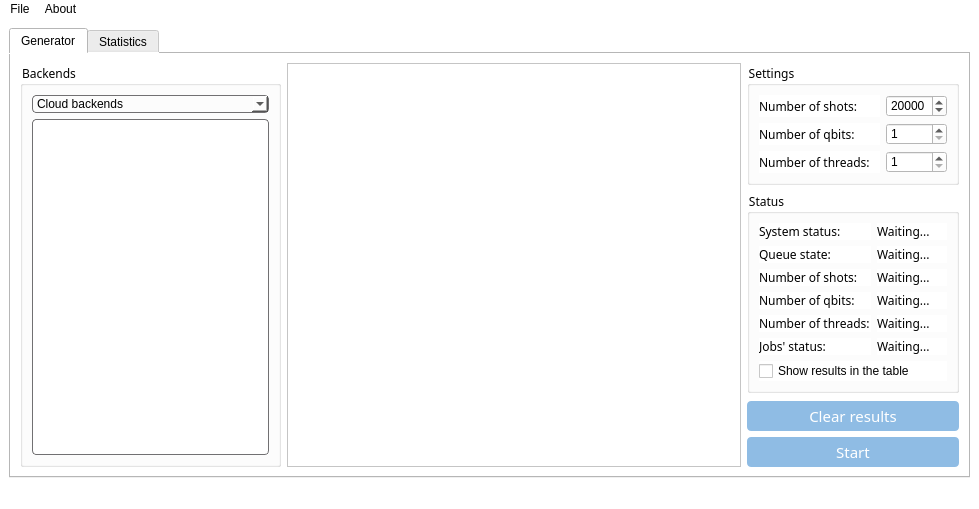
<?xml version="1.0" encoding="UTF-8"?>
<ui version="4.0">
 <class>MainWindow</class>
 <widget class="QMainWindow" name="MainWindow">
  <property name="geometry">
   <rect>
    <x>0</x>
    <y>0</y>
    <width>979</width>
    <height>503</height>
   </rect>
  </property>
  <property name="minimumSize">
   <size>
    <width>0</width>
    <height>0</height>
   </size>
  </property>
  <property name="windowTitle">
   <string>IBMqRNG</string>
  </property>
  <property name="windowIcon">
   <iconset resource="Icon.qrc">
    <normaloff>:/images/icon.png</normaloff>:/images/icon.png</iconset>
  </property>
  <property name="styleSheet">
   <string notr="true">*{
	background:rgb(255,255,255);
}
QGroupBox
{
	font-family:Century Gothic, sans-serif;
}
QLabel
{
	font-family:Century Gothic, sans-serif;
	font-size:12px;
}
QComboBox
{
	background:rgb(252,252,252);
	border-radius:4px;
	border: 1px solid #717072;
}
QMenu::item:selected
{
	background-color:rgb(204,232,255);
	color:rgb(0,0,0);
}
QListWidget
{
	font-size:12px;
	font-family:Century Gothic, sans-serif;
	border: 1px solid #717072;
	border-radius: 4px;
}
QListWidget::item
{
	border-bottom: 1px solid black;
	padding-top: 5%;
    padding-bottom: 5%;
}
QListWidget::item:selected
{
	background-color:rgb(0,133,252);
	color:rgb(255,255,255);
}
QMenu::item:selected
{
	background-color:rgb(204,232,255);
	color:rgb(0,0,0);
}
#startPushButton
{
	background:rgb(0,133,252);
	border-radius:4px;
	font-size:15px;
	font-family:Century Gothic, sans-serif;
	color:rgb(255,255,255);
}
#startPushButton:pressed
{
	background:rgb(0,122,228);
	border-radius:4px;
	font-size:15px;
	font-family:Century Gothic, sans-serif;
	color:rgb(255,255,255);
}
#startPushButton:disabled
{
	background:rgb(143,188,228);
	border-radius:4px;
	font-size:15px;
	font-family:Century Gothic, sans-serif;
	color:rgb(255,255,255);
}
#distribPushButton
{
	background:rgb(0,133,252);
	border-radius:4px;
	font-size:15px;
	font-family:Century Gothic, sans-serif;
	color:rgb(255,255,255);
}
#distribPushButton:pressed
{
	background:rgb(0,122,228);
	border-radius:4px;
	font-size:15px;
	font-family:Century Gothic, sans-serif;
	color:rgb(255,255,255);
}
#distribPushButton:disabled
{
	background:rgb(143,188,228);
	border-radius:4px;
	font-size:15px;
	font-family:Century Gothic, sans-serif;
	color:rgb(255,255,255);
}
#bitmapPushButton
{
	background:rgb(0,133,252);
	border-radius:4px;
	font-size:15px;
	font-family:Century Gothic, sans-serif;
	color:rgb(255,255,255);
}
#bitmapPushButton:pressed
{
	background:rgb(0,122,228);
	border-radius:4px;
	font-size:15px;
	font-family:Century Gothic, sans-serif;
	color:rgb(255,255,255);
}
#bitmapPushButton:disabled
{
	background:rgb(143,188,228);
	border-radius:4px;
	font-size:15px;
	font-family:Century Gothic, sans-serif;
	color:rgb(255,255,255);
}
#clearPushButton
{
	background:rgb(0,133,252);
	border-radius:4px;
	font-size:15px;
	font-family:Century Gothic, sans-serif;
	color:rgb(255,255,255);
}
#clearPushButton:pressed
{
	background:rgb(0,122,228);
	border-radius:4px;
	font-size:15px;
	font-family:Century Gothic, sans-serif;
	color:rgb(255,255,255);
}
#clearPushButton:disabled
{
	background:rgb(143,188,228);
	border-radius:4px;
	font-size:15px;
	font-family:Century Gothic, sans-serif;
	color:rgb(255,255,255);
}
#canvasWidget
{
     border-style: solid;
     border-width: 1px;
     border-color: #DCDCDC;
 }
#externalDistribPushButton
{
	background:rgb(0,133,252);
	border-radius:4px;
	font-size:15px;
	font-family:Century Gothic, sans-serif;
	color:rgb(255,255,255);
}
#externalDistribPushButton:pressed
{
	background:rgb(0,122,228);
	border-radius:4px;
	font-size:15px;
	font-family:Century Gothic, sans-serif;
	color:rgb(255,255,255);
}
#externalDistribPushButton:disabled
{
	background:rgb(143,188,228);
	border-radius:4px;
	font-size:15px;
	font-family:Century Gothic, sans-serif;
	color:rgb(255,255,255);
}
#plotWidget
{
     border-style: solid;
     border-width: 1px;
     border-color: #DCDCDC;
 }
#frequencyPushButton
{
	background:rgb(0,133,252);
	border-radius:4px;
	font-size:15px;
	font-family:Century Gothic, sans-serif;
	color:rgb(255,255,255);
}
#frequencyPushButton:pressed
{
	background:rgb(0,122,228);
	border-radius:4px;
	font-size:15px;
	font-family:Century Gothic, sans-serif;
	color:rgb(255,255,255);
}
#frequencyPushButton:disabled
{
	background:rgb(143,188,228);
	border-radius:4px;
	font-size:15px;
	font-family:Century Gothic, sans-serif;
	color:rgb(255,255,255);
}</string>
  </property>
  <widget class="QWidget" name="centralwidget">
   <layout class="QGridLayout" name="gridLayout_4">
    <item row="0" column="0">
     <widget class="QTabWidget" name="tabWidget">
      <property name="currentIndex">
       <number>0</number>
      </property>
      <widget class="QWidget" name="Generator">
       <attribute name="title">
        <string>Generator</string>
       </attribute>
       <layout class="QGridLayout" name="gridLayout_5">
        <item row="0" column="0">
         <layout class="QHBoxLayout" name="horizontalLayout_8">
          <item>
           <widget class="QGroupBox" name="groupBox">
            <property name="maximumSize">
             <size>
              <width>261</width>
              <height>16777215</height>
             </size>
            </property>
            <property name="title">
             <string>Backends</string>
            </property>
            <layout class="QGridLayout" name="gridLayout">
             <item row="0" column="0">
              <layout class="QVBoxLayout" name="verticalLayout">
               <item>
                <widget class="QComboBox" name="backendsComboBox">
                 <item>
                  <property name="text">
                   <string>Cloud backends</string>
                  </property>
                 </item>
                 <item>
                  <property name="text">
                   <string>Local backends</string>
                  </property>
                 </item>
                </widget>
               </item>
               <item>
                <widget class="QListWidget" name="backendsListWidget"/>
               </item>
              </layout>
             </item>
            </layout>
           </widget>
          </item>
          <item>
           <widget class="QTableView" name="resultTableView">
            <attribute name="horizontalHeaderDefaultSectionSize">
             <number>50</number>
            </attribute>
            <attribute name="horizontalHeaderStretchLastSection">
             <bool>false</bool>
            </attribute>
           </widget>
          </item>
          <item>
           <layout class="QVBoxLayout" name="verticalLayout_6">
            <item>
             <widget class="QGroupBox" name="groupBox_2">
              <property name="title">
               <string>Settings</string>
              </property>
              <layout class="QGridLayout" name="gridLayout_3">
               <item row="0" column="0">
                <layout class="QVBoxLayout" name="verticalLayout_3">
                 <item>
                  <layout class="QHBoxLayout" name="horizontalLayout_5">
                   <item>
                    <widget class="QLabel" name="shotsLabel">
                     <property name="minimumSize">
                      <size>
                       <width>121</width>
                       <height>0</height>
                      </size>
                     </property>
                     <property name="text">
                      <string>Number of shots:</string>
                     </property>
                    </widget>
                   </item>
                   <item>
                    <widget class="QSpinBox" name="shotsSpinBox">
                     <property name="minimum">
                      <number>1</number>
                     </property>
                     <property name="maximum">
                      <number>99999</number>
                     </property>
                     <property name="value">
                      <number>20000</number>
                     </property>
                    </widget>
                   </item>
                  </layout>
                 </item>
                 <item>
                  <layout class="QHBoxLayout" name="horizontalLayout_6">
                   <item>
                    <widget class="QLabel" name="qbitsLabel">
                     <property name="minimumSize">
                      <size>
                       <width>121</width>
                       <height>0</height>
                      </size>
                     </property>
                     <property name="text">
                      <string>Number of qbits:</string>
                     </property>
                    </widget>
                   </item>
                   <item>
                    <widget class="QSpinBox" name="qbitsSpinBox">
                     <property name="minimum">
                      <number>1</number>
                     </property>
                     <property name="maximum">
                      <number>9999</number>
                     </property>
                    </widget>
                   </item>
                  </layout>
                 </item>
                 <item>
                  <layout class="QHBoxLayout" name="horizontalLayout_7">
                   <item>
                    <widget class="QLabel" name="threadsLabel">
                     <property name="minimumSize">
                      <size>
                       <width>121</width>
                       <height>0</height>
                      </size>
                     </property>
                     <property name="maximumSize">
                      <size>
                       <width>16777215</width>
                       <height>16777215</height>
                      </size>
                     </property>
                     <property name="text">
                      <string>Number of threads:</string>
                     </property>
                    </widget>
                   </item>
                   <item>
                    <widget class="QSpinBox" name="threadsSpinBox">
                     <property name="minimum">
                      <number>1</number>
                     </property>
                     <property name="maximum">
                      <number>999</number>
                     </property>
                    </widget>
                   </item>
                  </layout>
                 </item>
                </layout>
               </item>
              </layout>
             </widget>
            </item>
            <item>
             <layout class="QVBoxLayout" name="verticalLayout_4">
              <item>
               <widget class="QGroupBox" name="groupBox_3">
                <property name="minimumSize">
                 <size>
                  <width>0</width>
                  <height>0</height>
                 </size>
                </property>
                <property name="title">
                 <string>Status</string>
                </property>
                <layout class="QGridLayout" name="gridLayout_2">
                 <item row="0" column="0">
                  <layout class="QVBoxLayout" name="verticalLayout_2">
                   <item>
                    <layout class="QHBoxLayout" name="horizontalLayout">
                     <item>
                      <widget class="QLabel" name="systemLabel">
                       <property name="minimumSize">
                        <size>
                         <width>112</width>
                         <height>0</height>
                        </size>
                       </property>
                       <property name="maximumSize">
                        <size>
                         <width>112</width>
                         <height>16777215</height>
                        </size>
                       </property>
                       <property name="text">
                        <string>System status:</string>
                       </property>
                      </widget>
                     </item>
                     <item>
                      <widget class="QLabel" name="systemLabelValue">
                       <property name="text">
                        <string>Waiting...</string>
                       </property>
                      </widget>
                     </item>
                    </layout>
                   </item>
                   <item>
                    <layout class="QHBoxLayout" name="horizontalLayout_2">
                     <item>
                      <widget class="QLabel" name="queueLabel">
                       <property name="sizePolicy">
                        <sizepolicy hsizetype="Preferred" vsizetype="Preferred">
                         <horstretch>0</horstretch>
                         <verstretch>0</verstretch>
                        </sizepolicy>
                       </property>
                       <property name="minimumSize">
                        <size>
                         <width>112</width>
                         <height>0</height>
                        </size>
                       </property>
                       <property name="maximumSize">
                        <size>
                         <width>112</width>
                         <height>16777215</height>
                        </size>
                       </property>
                       <property name="text">
                        <string>Queue state:</string>
                       </property>
                      </widget>
                     </item>
                     <item>
                      <widget class="QLabel" name="queueLabelValue">
                       <property name="text">
                        <string>Waiting...</string>
                       </property>
                      </widget>
                     </item>
                    </layout>
                   </item>
                   <item>
                    <layout class="QHBoxLayout" name="horizontalLayout_3">
                     <item>
                      <widget class="QLabel" name="shotsLabelStatus">
                       <property name="sizePolicy">
                        <sizepolicy hsizetype="Preferred" vsizetype="Preferred">
                         <horstretch>0</horstretch>
                         <verstretch>0</verstretch>
                        </sizepolicy>
                       </property>
                       <property name="minimumSize">
                        <size>
                         <width>112</width>
                         <height>0</height>
                        </size>
                       </property>
                       <property name="maximumSize">
                        <size>
                         <width>112</width>
                         <height>16777215</height>
                        </size>
                       </property>
                       <property name="text">
                        <string>Number of shots:</string>
                       </property>
                      </widget>
                     </item>
                     <item>
                      <widget class="QLabel" name="shotsLabelStatusValue">
                       <property name="text">
                        <string>Waiting...</string>
                       </property>
                      </widget>
                     </item>
                    </layout>
                   </item>
                   <item>
                    <layout class="QHBoxLayout" name="horizontalLayout_4">
                     <item>
                      <widget class="QLabel" name="qbitsLabelStatus">
                       <property name="minimumSize">
                        <size>
                         <width>112</width>
                         <height>0</height>
                        </size>
                       </property>
                       <property name="maximumSize">
                        <size>
                         <width>112</width>
                         <height>16777215</height>
                        </size>
                       </property>
                       <property name="text">
                        <string>Number of qbits:</string>
                       </property>
                      </widget>
                     </item>
                     <item>
                      <widget class="QLabel" name="qbitsLabelStatusValue">
                       <property name="text">
                        <string>Waiting...</string>
                       </property>
                      </widget>
                     </item>
                    </layout>
                   </item>
                   <item>
                    <layout class="QHBoxLayout" name="horizontalLayout_13">
                     <item>
                      <widget class="QLabel" name="threadsLabelStatus">
                       <property name="minimumSize">
                        <size>
                         <width>112</width>
                         <height>0</height>
                        </size>
                       </property>
                       <property name="maximumSize">
                        <size>
                         <width>112</width>
                         <height>16777215</height>
                        </size>
                       </property>
                       <property name="text">
                        <string>Number of threads:</string>
                       </property>
                      </widget>
                     </item>
                     <item>
                      <widget class="QLabel" name="threadsLabelStatusValue">
                       <property name="text">
                        <string>Waiting...</string>
                       </property>
                      </widget>
                     </item>
                    </layout>
                   </item>
                   <item>
                    <layout class="QHBoxLayout" name="horizontalLayout_14">
                     <item>
                      <widget class="QLabel" name="jobsLabelStatus">
                       <property name="minimumSize">
                        <size>
                         <width>112</width>
                         <height>0</height>
                        </size>
                       </property>
                       <property name="maximumSize">
                        <size>
                         <width>112</width>
                         <height>16777215</height>
                        </size>
                       </property>
                       <property name="text">
                        <string>Jobs' status:</string>
                       </property>
                      </widget>
                     </item>
                     <item>
                      <widget class="QLabel" name="jobsLabelStatusValue">
                       <property name="text">
                        <string>Waiting...</string>
                       </property>
                      </widget>
                     </item>
                    </layout>
                   </item>
                  </layout>
                 </item>
                 <item row="1" column="0">
                  <widget class="QCheckBox" name="resultsCheckBox">
                   <property name="text">
                    <string>Show results in the table</string>
                   </property>
                  </widget>
                 </item>
                </layout>
               </widget>
              </item>
              <item>
               <spacer name="verticalSpacer">
                <property name="orientation">
                 <enum>Qt::Vertical</enum>
                </property>
                <property name="sizeHint" stdset="0">
                 <size>
                  <width>20</width>
                  <height>40</height>
                 </size>
                </property>
               </spacer>
              </item>
              <item>
               <widget class="QPushButton" name="clearPushButton">
                <property name="enabled">
                 <bool>false</bool>
                </property>
                <property name="minimumSize">
                 <size>
                  <width>0</width>
                  <height>30</height>
                 </size>
                </property>
                <property name="text">
                 <string>Clear results</string>
                </property>
               </widget>
              </item>
              <item>
               <widget class="QPushButton" name="startPushButton">
                <property name="enabled">
                 <bool>false</bool>
                </property>
                <property name="minimumSize">
                 <size>
                  <width>0</width>
                  <height>30</height>
                 </size>
                </property>
                <property name="text">
                 <string>Start</string>
                </property>
               </widget>
              </item>
             </layout>
            </item>
           </layout>
          </item>
         </layout>
        </item>
       </layout>
      </widget>
      <widget class="QWidget" name="Statistics">
       <attribute name="title">
        <string>Statistics</string>
       </attribute>
       <layout class="QGridLayout" name="gridLayout_9">
        <item row="0" column="0">
         <layout class="QHBoxLayout" name="horizontalLayout_9">
          <item>
           <widget class="QTableView" name="statTableView">
            <property name="minimumSize">
             <size>
              <width>200</width>
              <height>0</height>
             </size>
            </property>
            <property name="maximumSize">
             <size>
              <width>200</width>
              <height>16777215</height>
             </size>
            </property>
            <attribute name="horizontalHeaderStretchLastSection">
             <bool>true</bool>
            </attribute>
           </widget>
          </item>
          <item>
           <widget class="QTabWidget" name="tabWidget_2">
            <property name="currentIndex">
             <number>0</number>
            </property>
            <widget class="QWidget" name="plotTab">
             <attribute name="title">
              <string>Distribution</string>
             </attribute>
             <layout class="QGridLayout" name="gridLayout_7">
              <item row="0" column="0">
               <widget class="QWidget" name="plotWidget" native="true"/>
              </item>
             </layout>
            </widget>
            <widget class="QWidget" name="canvasTab">
             <attribute name="title">
              <string>Bitmap</string>
             </attribute>
             <layout class="QGridLayout" name="gridLayout_8">
              <item row="0" column="0">
               <widget class="QWidget" name="canvasWidget" native="true"/>
              </item>
             </layout>
            </widget>
           </widget>
          </item>
          <item>
           <widget class="QGroupBox" name="groupBox_4">
            <property name="minimumSize">
             <size>
              <width>227</width>
              <height>0</height>
             </size>
            </property>
            <property name="maximumSize">
             <size>
              <width>227</width>
              <height>16777215</height>
             </size>
            </property>
            <property name="title">
             <string>Options</string>
            </property>
            <layout class="QGridLayout" name="gridLayout_6">
             <item row="0" column="0">
              <layout class="QVBoxLayout" name="verticalLayout_7">
               <item>
                <widget class="QPushButton" name="frequencyPushButton">
                 <property name="enabled">
                  <bool>false</bool>
                 </property>
                 <property name="minimumSize">
                  <size>
                   <width>204</width>
                   <height>30</height>
                  </size>
                 </property>
                 <property name="maximumSize">
                  <size>
                   <width>204</width>
                   <height>30</height>
                  </size>
                 </property>
                 <property name="text">
                  <string>Show frequency test</string>
                 </property>
                </widget>
               </item>
               <item>
                <widget class="Line" name="line">
                 <property name="minimumSize">
                  <size>
                   <width>0</width>
                   <height>10</height>
                  </size>
                 </property>
                 <property name="font">
                  <font>
                   <bold>true</bold>
                  </font>
                 </property>
                 <property name="lineWidth">
                  <number>2</number>
                 </property>
                 <property name="orientation">
                  <enum>Qt::Horizontal</enum>
                 </property>
                </widget>
               </item>
               <item>
                <layout class="QVBoxLayout" name="verticalLayout_5">
                 <item>
                  <widget class="QPushButton" name="distribPushButton">
                   <property name="enabled">
                    <bool>false</bool>
                   </property>
                   <property name="minimumSize">
                    <size>
                     <width>204</width>
                     <height>30</height>
                    </size>
                   </property>
                   <property name="maximumSize">
                    <size>
                     <width>204</width>
                     <height>30</height>
                    </size>
                   </property>
                   <property name="text">
                    <string>Show distribution</string>
                   </property>
                  </widget>
                 </item>
                 <item>
                  <widget class="QPushButton" name="externalDistribPushButton">
                   <property name="enabled">
                    <bool>false</bool>
                   </property>
                   <property name="minimumSize">
                    <size>
                     <width>204</width>
                     <height>30</height>
                    </size>
                   </property>
                   <property name="maximumSize">
                    <size>
                     <width>204</width>
                     <height>30</height>
                    </size>
                   </property>
                   <property name="text">
                    <string>External view</string>
                   </property>
                  </widget>
                 </item>
                </layout>
               </item>
               <item>
                <widget class="Line" name="line_2">
                 <property name="minimumSize">
                  <size>
                   <width>0</width>
                   <height>10</height>
                  </size>
                 </property>
                 <property name="font">
                  <font>
                   <bold>true</bold>
                  </font>
                 </property>
                 <property name="lineWidth">
                  <number>2</number>
                 </property>
                 <property name="orientation">
                  <enum>Qt::Horizontal</enum>
                 </property>
                </widget>
               </item>
               <item>
                <widget class="QPushButton" name="bitmapPushButton">
                 <property name="enabled">
                  <bool>false</bool>
                 </property>
                 <property name="minimumSize">
                  <size>
                   <width>204</width>
                   <height>30</height>
                  </size>
                 </property>
                 <property name="maximumSize">
                  <size>
                   <width>204</width>
                   <height>30</height>
                  </size>
                 </property>
                 <property name="text">
                  <string>Show bitmap</string>
                 </property>
                </widget>
               </item>
              </layout>
             </item>
             <item row="1" column="0">
              <spacer name="verticalSpacer_2">
               <property name="orientation">
                <enum>Qt::Vertical</enum>
               </property>
               <property name="sizeHint" stdset="0">
                <size>
                 <width>20</width>
                 <height>40</height>
                </size>
               </property>
              </spacer>
             </item>
            </layout>
           </widget>
          </item>
         </layout>
        </item>
       </layout>
      </widget>
     </widget>
    </item>
   </layout>
  </widget>
  <widget class="QMenuBar" name="menubar">
   <property name="geometry">
    <rect>
     <x>0</x>
     <y>0</y>
     <width>979</width>
     <height>22</height>
    </rect>
   </property>
   <widget class="QMenu" name="menuFile">
    <property name="title">
     <string>File</string>
    </property>
    <addaction name="actionSave_result"/>
    <addaction name="separator"/>
    <addaction name="actionExit"/>
   </widget>
   <widget class="CustomMenu" name="menuAbout">
    <property name="title">
     <string>About</string>
    </property>
   </widget>
   <addaction name="menuFile"/>
   <addaction name="menuAbout"/>
  </widget>
  <widget class="QStatusBar" name="statusbar"/>
  <action name="actionExit">
   <property name="text">
    <string>Exit</string>
   </property>
  </action>
  <action name="actionSave_result">
   <property name="text">
    <string>Save bit sequence</string>
   </property>
  </action>
 </widget>
 <customwidgets>
  <customwidget>
   <class>CustomMenu</class>
   <extends>QMenu</extends>
   <header>custommenu</header>
  </customwidget>
 </customwidgets>
 <resources>
  <include location="Icon.qrc"/>
 </resources>
 <connections>
  <connection>
   <sender>actionExit</sender>
   <signal>triggered()</signal>
   <receiver>MainWindow</receiver>
   <slot>close()</slot>
   <hints>
    <hint type="sourcelabel">
     <x>-1</x>
     <y>-1</y>
    </hint>
    <hint type="destinationlabel">
     <x>489</x>
     <y>242</y>
    </hint>
   </hints>
  </connection>
 </connections>
</ui>
